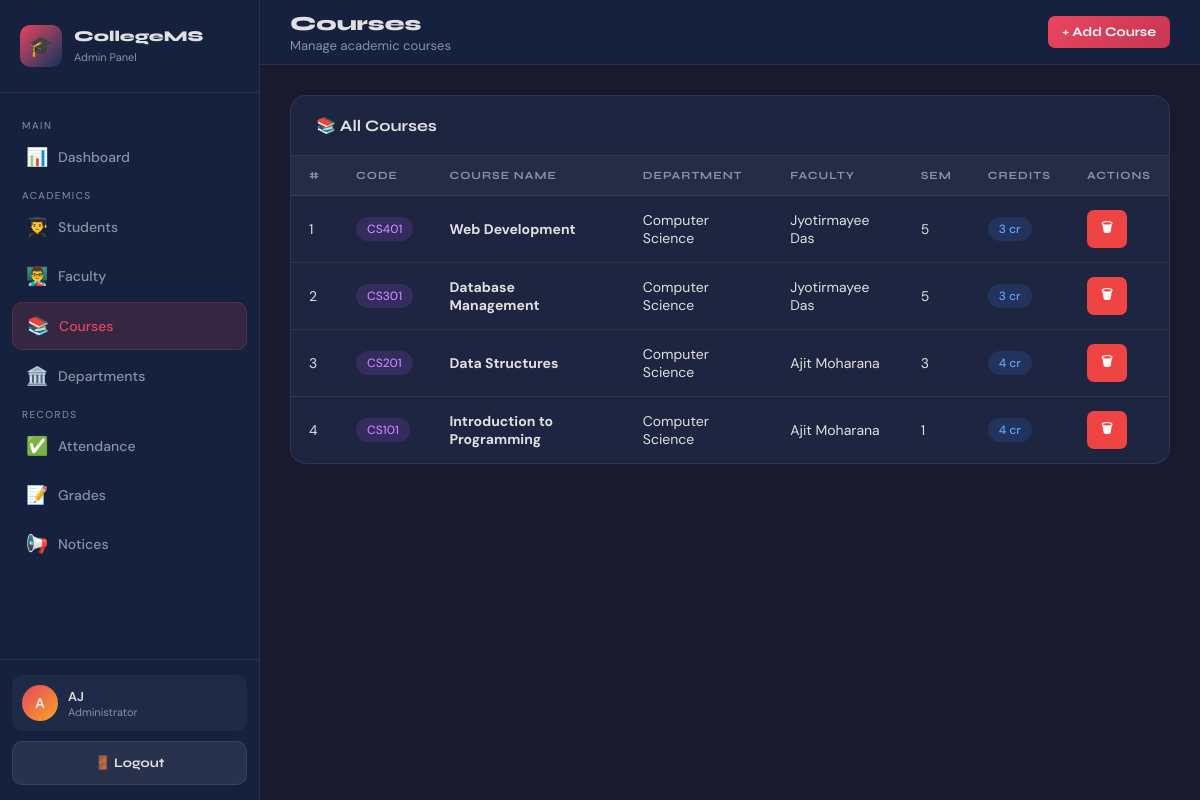
The page /admin/courses.php (signed in) on the database its author committed.
### tables this page shows
CREATE TABLE courses (
  id INT AUTO_INCREMENT PRIMARY KEY,
  course_code VARCHAR(20) NOT NULL UNIQUE,
  course_name VARCHAR(150) NOT NULL,
  department_id INT NULL,
  faculty_id INT NULL,
  semester INT NOT NULL DEFAULT 1,
  credits INT NOT NULL DEFAULT 3,
  created_at TIMESTAMP DEFAULT CURRENT_TIMESTAMP,
  CONSTRAINT fk_courses_dept FOREIGN KEY (department_id) REFERENCES departments(id) ON DELETE SET NULL,
  CONSTRAINT fk_courses_faculty FOREIGN KEY (faculty_id) REFERENCES faculty(id) ON DELETE SET NULL,
  INDEX idx_courses_dept (department_id),
  INDEX idx_courses_faculty (faculty_id)
);

CREATE TABLE departments (
  id INT AUTO_INCREMENT PRIMARY KEY,
  name VARCHAR(100) NOT NULL UNIQUE,
  code VARCHAR(20) NOT NULL UNIQUE,
  head_name VARCHAR(100),
  created_at TIMESTAMP DEFAULT CURRENT_TIMESTAMP
);

CREATE TABLE faculty (
  id INT AUTO_INCREMENT PRIMARY KEY,
  user_id INT NULL,
  faculty_id VARCHAR(20) NOT NULL UNIQUE,
  name VARCHAR(100) NOT NULL,
  email VARCHAR(100) NOT NULL UNIQUE,
  phone VARCHAR(20),
  department_id INT NULL,
  designation VARCHAR(100),
  qualification VARCHAR(150),
  experience INT NOT NULL DEFAULT 0,
  status ENUM('Active','Inactive') NOT NULL DEFAULT 'Active',
  created_at TIMESTAMP DEFAULT CURRENT_TIMESTAMP,
  CONSTRAINT fk_faculty_user FOREIGN KEY (user_id) REFERENCES users(id) ON DELETE SET NULL,
  CONSTRAINT fk_faculty_dept FOREIGN KEY (department_id) REFERENCES departments(id) ON DELETE SET NULL,
  INDEX idx_faculty_dept (department_id),
  INDEX idx_faculty_status (status)
);

### includes/auth.php (called while the page is built, shortened)
<?php
function e($value): string {
    return htmlspecialchars((string)$value, ENT_QUOTES, 'UTF-8');
}
?>

### admin/courses.php (the view, shortened to what this page needs)
<?php
require_once '../includes/db.php';
require_once '../includes/auth.php';
$action  = $_GET['action'] ?? 'list';
$departments = mysqli_query($conn, 'SELECT id, name FROM departments ORDER BY name');
$depts_arr = [];
while ($d = mysqli_fetch_assoc($departments)) $depts_arr[] = $d;
$faculty_list = mysqli_query($conn, "SELECT id, name FROM faculty WHERE status='Active' ORDER BY name");
$fac_arr = [];
while ($f = mysqli_fetch_assoc($faculty_list)) $fac_arr[] = $f;
$courses = mysqli_query($conn, "
    SELECT c.*, d.name as dept_name, f.name as faculty_name
    FROM courses c
    LEFT JOIN departments d ON c.department_id = d.id
    LEFT JOIN faculty f ON c.faculty_id = f.id
    ORDER BY c.created_at DESC, c.id DESC
");
?>
<!DOCTYPE html>
<html lang="en">
<head>
    <link rel="stylesheet" href="../css/style.css">
</head>
<body>
<div class="dashboard-layout">
    <?php include 'sidebar.php'; ?>
    <div class="main-content">
        <header class="topbar">
            <div style="display:flex; align-items:center; gap:15px;">
                <div class="topbar-title"><h1>Courses</h1><p>Manage academic courses</p></div>
            </div>
            <div class="topbar-right">
                <a href="?action=add" class="btn btn-primary btn-sm">+ Add Course</a>
            </div>
        </header>
        <div class="page-content">
            <?php if ($action === 'add'): ?>
            <div class="card">
                <div class="card-header">
                    <h3>➕ Add New Course</h3>
                    <a href="courses.php" class="btn btn-secondary btn-sm">← Back</a>
                </div>
                <div class="card-body">
                    <form method="POST" id="addForm" onsubmit="return validateForm('addForm')">
                        <input type="hidden" name="csrf_token" value="<?= e(csrf_token()) ?>">
                        <div class="form-grid">
                            <div class="form-group">
                                <label>Course Code *</label>
                                <input type="text" name="course_code" required placeholder="e.g. CS101">
                            </div>
                            <div class="form-group">
                                <label>Course Name *</label>
                                <input type="text" name="course_name" required placeholder="e.g. Introduction to Programming">
                            </div>
                            <div class="form-group">
                                <label>Department *</label>
                                <select name="department_id" required>
                                    <option value="">Select</option>
                                    <?php foreach ($depts_arr as $d): ?>
                                    <option value="<?= (int)$d['id'] ?>"><?= e($d['name']) ?></option>
                                    <?php endforeach; ?>
                                </select>
                            </div>
                            <div class="form-group">
                                <label>Assigned Faculty</label>
                                <select name="faculty_id">
                                    <option value="">Unassigned</option>
                                    <?php foreach ($fac_arr as $f): ?>
                                    <option value="<?= (int)$f['id'] ?>"><?= e($f['name']) ?></option>
                                    <?php endforeach; ?>
                                </select>
                            </div>
                            <div class="form-group">
                                <label>Semester</label>
                                <select name="semester">
                                    <?php for ($i=1; $i<=8; $i++): ?>
                                    <option value="<?= $i ?>"><?= $i ?></option>
                                    <?php endfor; ?>
                                </select>
                            </div>
                            <div class="form-group">
                                <label>Credits</label>
                                <select name="credits">
                                    <option value="1">1</option>
                                    <option value="2">2</option>
                                    <option value="3" selected>3</option>
                                    <option value="4">4</option>
                                    <option value="5">5</option>
                                </select>
                            </div>
                        </div>
                        <div style="margin-top:15px; display:flex; gap:12px;">
                            <button type="submit" name="add_course" class="btn btn-primary" style="width:auto; padding:13px 30px;">✓ Add Course</button>
                            <a href="courses.php" class="btn btn-secondary">Cancel</a>
                        </div>
                    </form>
                </div>
            </div>
            <?php else: ?>
            <div class="card">
                <div class="card-header"><h3>📚 All Courses</h3></div>
                <div class="table-responsive">
                    <table>
                        <thead>
                            <tr>
                                <th>#</th><th>Code</th><th>Course Name</th><th>Department</th>
                                <th>Faculty</th><th>Sem</th><th>Credits</th><th>Actions</th>
                            </tr>
                        </thead>
                        <tbody>
                            <?php $i=1; while ($c = mysqli_fetch_assoc($courses)): ?>
                            <tr>
                                <td><?= $i++ ?></td>
                                <td><span class="chip chip-purple"><?= e($c['course_code']) ?></span></td>
                                <td><strong><?= e($c['course_name']) ?></strong></td>
                                <td><?= e($c['dept_name'] ?? 'N/A') ?></td>
                                <td><?= e($c['faculty_name'] ?? 'Unassigned') ?></td>
                                <td><?= (int)$c['semester'] ?></td>
                                <td><span class="chip chip-info"><?= (int)$c['credits'] ?> cr</span></td>
                                <td>
                                    <a href="#" onclick="confirmDelete(<?= (int)$c['id'] ?>, 'courses.php')" class="btn btn-danger btn-sm">🗑</a>
                                </td>
                            </tr>
                            <?php endwhile; ?>
                        </tbody>
                    </table>
                </div>
            </div>
            <?php endif; ?>
        </div>
    </div>
</div>
</body>
</html>

### admin/sidebar.php
<?php
$current_page = basename($_SERVER['PHP_SELF']);
?>
<aside class="sidebar" id="sidebar">
    <div class="sidebar-header">
        <div class="logo-icon">🎓</div>
        <div>
            <h3>CollegeMS</h3>
            <span>Admin Panel</span>
        </div>
    </div>
    <nav class="sidebar-nav">
        <span class="nav-section-title">Main</span>
        <a href="dashboard.php" class="nav-link <?= $current_page === 'dashboard.php' ? 'active' : '' ?>">
            <span class="nav-icon">📊</span> Dashboard
        </a>
        <span class="nav-section-title">Academics</span>
        <a href="students.php" class="nav-link <?= $current_page === 'students.php' ? 'active' : '' ?>">
            <span class="nav-icon">👨‍🎓</span> Students
        </a>
        <a href="faculty.php" class="nav-link <?= $current_page === 'faculty.php' ? 'active' : '' ?>">
            <span class="nav-icon">👨‍🏫</span> Faculty
        </a>
        <a href="courses.php" class="nav-link <?= $current_page === 'courses.php' ? 'active' : '' ?>">
            <span class="nav-icon">📚</span> Courses
        </a>
        <a href="departments.php" class="nav-link <?= $current_page === 'departments.php' ? 'active' : '' ?>">
            <span class="nav-icon">🏛️</span> Departments
        </a>
        <span class="nav-section-title">Records</span>
        <a href="attendance.php" class="nav-link <?= $current_page === 'attendance.php' ? 'active' : '' ?>">
            <span class="nav-icon">✅</span> Attendance
        </a>
        <a href="grades.php" class="nav-link <?= $current_page === 'grades.php' ? 'active' : '' ?>">
            <span class="nav-icon">📝</span> Grades
        </a>
        <a href="notices.php" class="nav-link <?= $current_page === 'notices.php' ? 'active' : '' ?>">
            <span class="nav-icon">📢</span> Notices
        </a>
    </nav>
    <div class="sidebar-footer">
        <div class="user-info">
            <div class="user-avatar"><?= e(strtoupper(substr($_SESSION['user_name'] ?? 'A', 0, 1))) ?></div>
            <div>
                <div class="user-name"><?= e($_SESSION['user_name'] ?? 'Admin') ?></div>
                <div class="user-role">Administrator</div>
            </div>
        </div>
        <a href="logout.php" class="btn btn-secondary" style="width:100%; font-size:13px;">
            🚪 Logout
        </a>
    </div>
</aside>

### rows shown on the page
courses: course_code "CS401", course_name "Web Development", department.name "Computer Science", faculty.name "Jyotirmayee Das", semester "5", credits "3"
courses: course_code "CS301", course_name "Database Management", department.name "Computer Science", faculty.name "Jyotirmayee Das", semester "5", credits "3"
courses: course_code "CS201", course_name "Data Structures", department.name "Computer Science", faculty.name "Ajit Moharana", semester "3", credits "4"
courses: course_code "CS101", course_name "Introduction to Programming", department.name "Computer Science", faculty.name "Ajit Moharana", semester "1", credits "4"

### other values the page prints
substr($_SESSION['user_name'] ?? 'A', 0, 1) "A"
$_SESSION['user_name'] "AJ"
